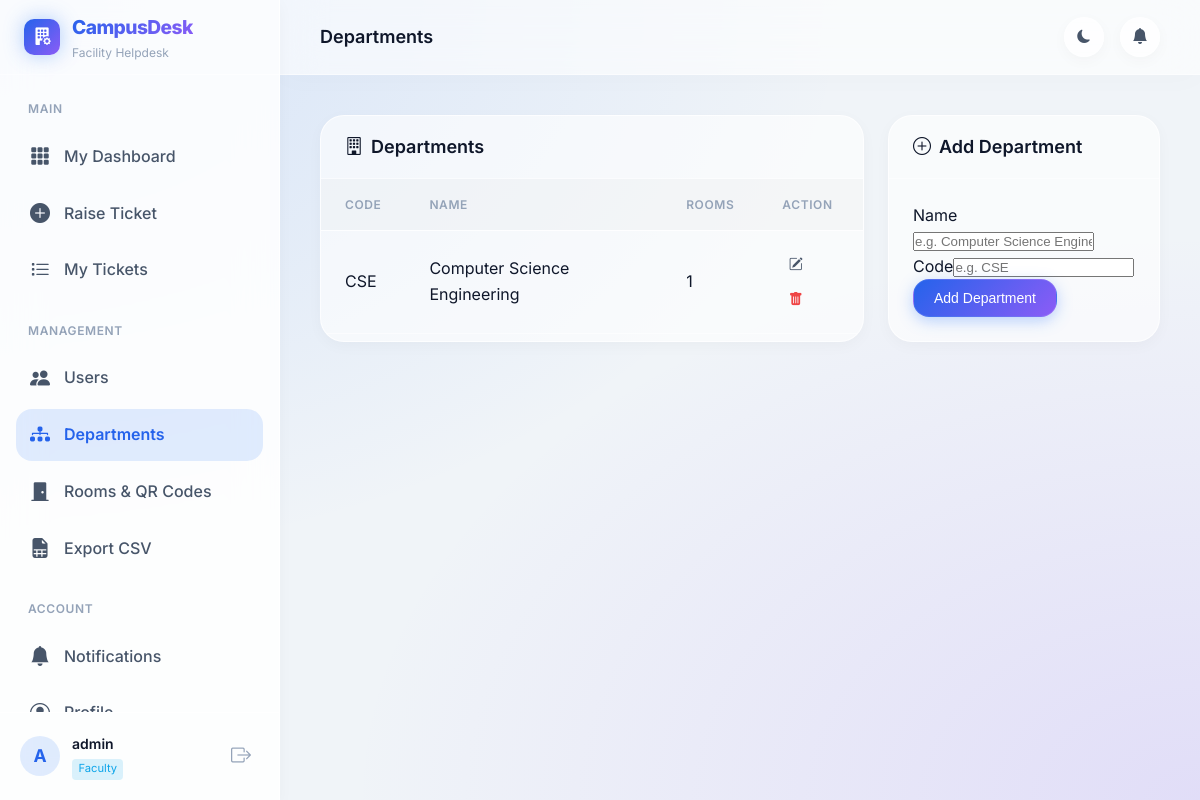
Page /tickets/departments/ (signed in) on the committed database.
### accounts/models.py (models this page shows, shortened)
class CustomUser(AbstractUser):
    ROLE_CHOICES = (
        ('ADMIN', 'Admin'),
        ('FACULTY', 'Faculty'),
        ('ATTENDER', 'Attender'),
    )
    role = models.CharField(max_length=15, choices=ROLE_CHOICES, default='FACULTY')
    phone_number = models.CharField(max_length=15, blank=True, null=True)
    department = models.ForeignKey(
        'tickets.Department',
        on_delete=models.SET_NULL,
        null=True,
        blank=True,
        related_name='users'
    )
    @property
    def is_admin_role(self):
        return self.role == 'ADMIN' or self.is_superuser

### tickets/models.py (models this page shows, shortened)
class Department(models.Model):
    name = models.CharField(max_length=100, unique=True)
    code = models.CharField(max_length=10, unique=True)

### tickets/views.py (the view)
# urls.py: path('departments/', views.manage_departments, name='manage_departments'),
@login_required
@admin_required
def manage_departments(request):
    departments = Department.objects.all().order_by('name')
    if request.method == 'POST':
        form = DepartmentForm(request.POST)
        if form.is_valid():
            form.save()
            messages.success(request, "Department added successfully!")
            return redirect('tickets:manage_departments')
    else:
        form = DepartmentForm()
    return render(request, 'tickets/manage_departments.html', {
        'departments': departments,
        'form': form
    })

### tickets/forms.py
class DepartmentForm(forms.ModelForm):
    class Meta:
        model = Department
        fields = ['name', 'code']
        widgets = {
            'name': forms.TextInput(attrs={'class': 'form-control', 'placeholder': 'e.g. Computer Science Engineering'}),
            'code': forms.TextInput(attrs={'class': 'form-control', 'placeholder': 'e.g. CSE'}),
        }

### templates/tickets/manage_departments.html (shortened to what this page needs)
{% extends 'base_dashboard.html' %}
{% load django_bootstrap5 %}
{% block nav_depts %}active{% endblock %}
{% block page_title %}Departments{% endblock %}
{% block content %}
<div class="content-grid" style="grid-template-columns: 2fr 1fr;">
    <div class="card card-lg">
        <div class="card-header">
            <h2 class="card-title"><i class="bi bi-building"></i> Departments</h2>
        </div>
        <div class="card-body p-0">
            <div class="table-responsive">
                <table class="data-table">
                    <thead>
                        <tr>
                            <th>Code</th>
                            <th>Name</th>
                            <th>Rooms</th>
                            <th>Action</th>
                        </tr>
                    </thead>
                    <tbody>
                        {% for dept in departments %}
                        <tr class="table-row-animate">
                            <td class="font-weight-600">{{ dept.code }}</td>
                            <td>{{ dept.name }}</td>
                            <td>{{ dept.rooms.count }}</td>
                            <td>
                                <a href="{% url 'tickets:edit_department' dept.id %}" class="btn btn-ghost-sm"><i class="bi bi-pencil-square text-primary"></i></a>
                                <a href="{% url 'tickets:delete_department' dept.id %}" class="btn btn-ghost-sm"><i class="bi bi-trash-fill text-danger"></i></a>
                            </td>
                        </tr>
                        {% empty %}
                        <tr>
                            <td colspan="4" class="text-center py-4 text-muted">No departments created yet.</td>
                        </tr>
                        {% endfor %}
                    </tbody>
                </table>
            </div>
        </div>
    </div>
    <div class="card">
        <div class="card-header">
            <h2 class="card-title"><i class="bi bi-plus-circle"></i> Add Department</h2>
        </div>
        <div class="card-body">
            <form method="post">
                {% bootstrap_form form %}
                <button type="submit" class="btn btn-primary btn-block mt-3">Add Department</button>
            </form>
        </div>
    </div>
</div>
{% endblock %}

### templates/base_dashboard.html (shortened to what this page needs)
{% load static %}
<!DOCTYPE html>
<html lang="en" data-theme="dark">
<head>
    <link rel="stylesheet" href="https://cdn.jsdelivr.net/npm/bootstrap-icons@1.11.3/font/bootstrap-icons.min.css">
    <link rel="stylesheet" href="{% static 'css/dashboard.css' %}">
</head>
<body>
<aside class="sidebar" id="sidebar">
    <div class="sidebar-brand">
        <div class="brand-icon">
            <i class="bi bi-building-fill-gear"></i>
        </div>
        <div class="brand-text">
            <span class="brand-name">CampusDesk</span>
            <span class="brand-tagline">Facility Helpdesk</span>
        </div>
    </div>
    <nav class="sidebar-nav">
        <div class="nav-section">
            <span class="nav-section-label">Main</span>
            {% if user.role == 'FACULTY' %}
            <a href="{% url 'dashboard:faculty_dashboard' %}" class="nav-item {% block nav_faculty %}{% endblock %}">
                <i class="bi bi-grid-3x3-gap-fill nav-icon"></i>
                <span>My Dashboard</span>
            </a>
            <a href="{% url 'tickets:raise_ticket' %}" class="nav-item {% block nav_raise %}{% endblock %}">
                <i class="bi bi-plus-circle-fill nav-icon"></i>
                <span>Raise Ticket</span>
            </a>
            <a href="{% url 'tickets:ticket_list' %}" class="nav-item {% block nav_list %}{% endblock %}">
                <i class="bi bi-list-task nav-icon"></i>
                <span>My Tickets</span>
            </a>
            {% endif %}
        </div>
        {% if user.is_admin_role %}
        <div class="nav-section">
            <span class="nav-section-label">Management</span>
            <a href="{% url 'accounts:manage_users' %}" class="nav-item {% block nav_users %}{% endblock %}">
                <i class="bi bi-people-fill nav-icon"></i>
                <span>Users</span>
            </a>
            <a href="{% url 'tickets:manage_departments' %}" class="nav-item {% block nav_depts %}{% endblock %}">
                <i class="bi bi-diagram-3-fill nav-icon"></i>
                <span>Departments</span>
            </a>
            <a href="{% url 'tickets:manage_rooms' %}" class="nav-item {% block nav_rooms %}{% endblock %}">
                <i class="bi bi-door-closed-fill nav-icon"></i>
                <span>Rooms & QR Codes</span>
            </a>
            <a href="{% url 'dashboard:export_tickets' %}" class="nav-item">
                <i class="bi bi-file-earmark-spreadsheet-fill nav-icon"></i>
                <span>Export CSV</span>
            </a>
        </div>
        {% endif %}
        <div class="nav-section">
            <span class="nav-section-label">Account</span>
            <a href="{% url 'dashboard:notifications' %}" class="nav-item {% block nav_notifs %}{% endblock %}">
                <i class="bi bi-bell-fill nav-icon"></i>
                <span>Notifications</span>
            </a>
            <a href="{% url 'accounts:profile' %}" class="nav-item {% block nav_profile %}{% endblock %}">
                <i class="bi bi-person-circle nav-icon"></i>
                <span>Profile</span>
            </a>
        </div>
    </nav>
    <div class="sidebar-footer">
        <div class="user-info">
            <div class="user-avatar">{{ user.username|first|upper }}</div>
            <div class="user-details">
                <span class="user-name">{{ user.username }}</span>
                <span class="user-role role-badge role-{{ user.role|lower }}">{{ user.get_role_display }}</span>
            </div>
        </div>
        <form method="post" action="{% url 'accounts:logout' %}">
            <button type="submit" class="logout-btn" title="Logout">
                <i class="bi bi-box-arrow-right"></i>
            </button>
        </form>
    </div>
</aside>
<div class="main-wrapper">
    <header class="topbar">
        <div class="topbar-title">
            {% block page_title %}Dashboard{% endblock %}
        </div>
        <div class="topbar-actions">
            <button class="icon-btn" id="themeToggle" title="Toggle theme">
                <i class="bi bi-moon-fill" id="themeIcon"></i>
            </button>
            <a href="{% url 'dashboard:notifications' %}" class="icon-btn notif-btn" title="Notifications">
                <i class="bi bi-bell-fill"></i>
            </a>
        </div>
    </header>
    <main class="main-content">
        {% block content %}{% endblock %}
    </main>
</div>
</body>
</html>

### rows in the picture
CustomUser: username|first "A", username "admin", role "Faculty"
Department: code "CSE", name "Computer Science Engineering", rooms.count "1"
